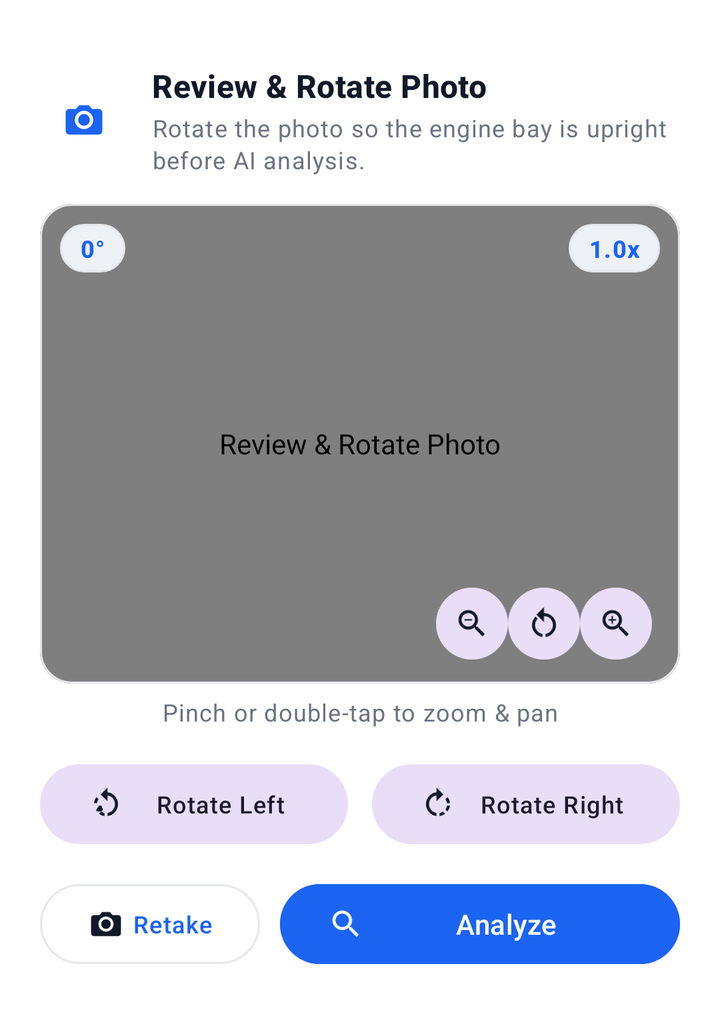
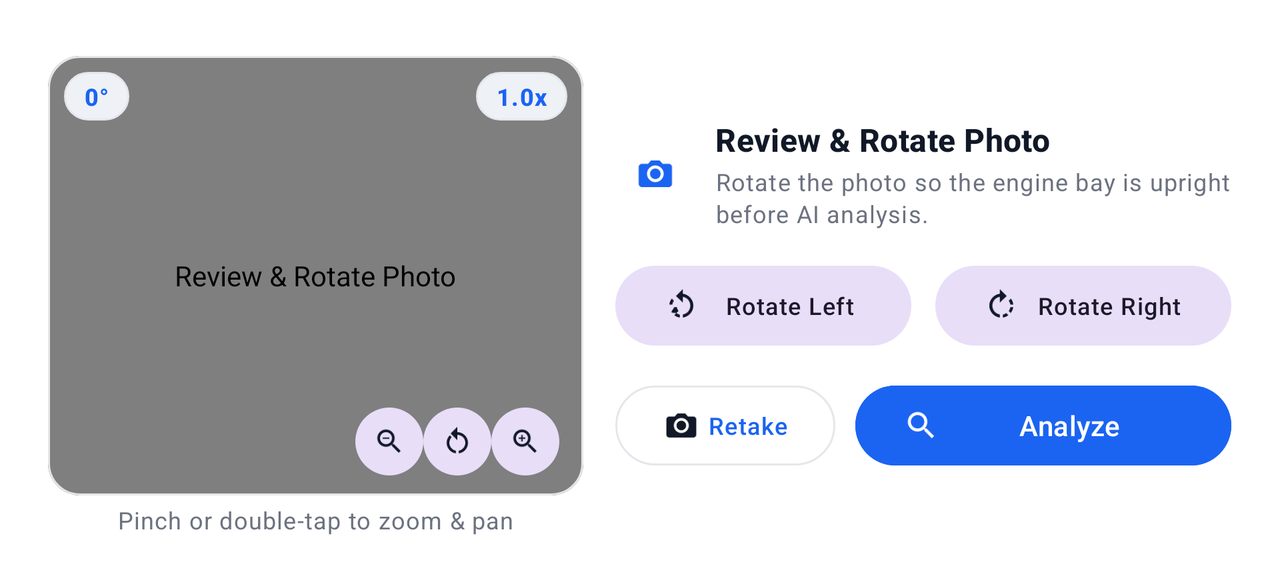

The same Android screen from two of the app's own layout files: first res/layout/ as a phone draws it, then the repository's variant for another configuration, drawn on a device whose configuration selects that folder. Both files follow.
<!-- AndroidManifest.xml: application theme Theme.EngineBay -->
<!-- res/layout/sheet_photo_preview.xml -->
<?xml version="1.0" encoding="utf-8"?>
<androidx.core.widget.NestedScrollView xmlns:android="http://schemas.android.com/apk/res/android"
    xmlns:app="http://schemas.android.com/apk/res-auto"
    android:layout_width="match_parent"
    android:layout_height="wrap_content"
    android:background="?attr/colorSurface">

    <LinearLayout
        android:layout_width="match_parent"
        android:layout_height="wrap_content"
        android:orientation="vertical"
        android:paddingHorizontal="20dp"
        android:paddingTop="12dp"
        android:paddingBottom="28dp">

        
        <View
            android:layout_width="40dp"
            android:layout_height="4dp"
            android:layout_gravity="center_horizontal"
            android:layout_marginBottom="16dp"
            android:background="@drawable/bg_pill_neutral" />

        
        <LinearLayout
            android:layout_width="match_parent"
            android:layout_height="wrap_content"
            android:layout_marginBottom="14dp"
            android:gravity="center_vertical"
            android:orientation="horizontal">

            <FrameLayout
                android:layout_width="44dp"
                android:layout_height="44dp"
                android:layout_marginEnd="12dp"
                android:background="@drawable/bg_circle_neutral">

                <ImageView
                    android:layout_width="22dp"
                    android:layout_height="22dp"
                    android:layout_gravity="center"
                    android:contentDescription="@null"
                    android:src="@drawable/ic_camera"
                    app:tint="?attr/colorPrimary" />
            </FrameLayout>

            <LinearLayout
                android:layout_width="0dp"
                android:layout_height="wrap_content"
                android:layout_weight="1"
                android:orientation="vertical">

                <TextView
                    android:id="@+id/previewTitle"
                    android:layout_width="match_parent"
                    android:layout_height="wrap_content"
                    android:text="@string/photo_preview_title"
                    android:textAppearance="?attr/textAppearanceTitleMedium"
                    android:textColor="?attr/colorOnSurface"
                    android:textStyle="bold" />

                <TextView
                    android:id="@+id/previewSubtitle"
                    android:layout_width="match_parent"
                    android:layout_height="wrap_content"
                    android:layout_marginTop="2dp"
                    android:text="@string/photo_preview_desc"
                    android:textAppearance="?attr/textAppearanceBodySmall"
                    android:textColor="?attr/colorOnSurfaceVariant" />
            </LinearLayout>
        </LinearLayout>

        
        <com.google.android.material.card.MaterialCardView
            android:layout_width="match_parent"
            android:layout_height="wrap_content"
            app:cardBackgroundColor="?attr/colorSurfaceContainerLow"
            app:cardCornerRadius="16dp"
            app:cardElevation="0dp"
            app:strokeColor="?attr/colorOutline"
            app:strokeWidth="1dp">

            <FrameLayout
                android:layout_width="match_parent"
                android:layout_height="wrap_content">

                <com.enginebay.vision.ZoomableImageView
                    android:id="@+id/previewImage"
                    android:layout_width="match_parent"
                    android:layout_height="240dp"
                    android:adjustViewBounds="true"
                    android:contentDescription="@string/photo_preview_title" />

                
                <LinearLayout
                    android:layout_width="match_parent"
                    android:layout_height="wrap_content"
                    android:layout_gravity="top"
                    android:orientation="horizontal"
                    android:padding="10dp">

                    <TextView
                        android:id="@+id/previewAngleBadge"
                        android:layout_width="wrap_content"
                        android:layout_height="wrap_content"
                        android:background="@drawable/bg_badge"
                        android:paddingHorizontal="10dp"
                        android:paddingVertical="4dp"
                        android:text="0°"
                        android:textAppearance="?attr/textAppearanceLabelMedium"
                        android:textColor="@color/accent_blue"
                        android:textStyle="bold" />

                    <View
                        android:layout_width="0dp"
                        android:layout_height="1dp"
                        android:layout_weight="1" />

                    <TextView
                        android:id="@+id/previewZoomBadge"
                        android:layout_width="wrap_content"
                        android:layout_height="wrap_content"
                        android:background="@drawable/bg_badge"
                        android:paddingHorizontal="10dp"
                        android:paddingVertical="4dp"
                        android:text="1.0x"
                        android:textAppearance="?attr/textAppearanceLabelMedium"
                        android:textColor="@color/accent_blue"
                        android:textStyle="bold" />
                </LinearLayout>

                
                <LinearLayout
                    android:id="@+id/zoomControls"
                    android:layout_width="wrap_content"
                    android:layout_height="wrap_content"
                    android:layout_gravity="bottom|end"
                    android:layout_margin="10dp"
                    android:background="@drawable/bg_pill_neutral"
                    android:backgroundTint="?attr/colorSurfaceContainerHigh"
                    android:elevation="3dp"
                    android:gravity="center_vertical"
                    android:orientation="horizontal"
                    android:paddingHorizontal="4dp"
                    android:paddingVertical="2dp">

                    <com.google.android.material.button.MaterialButton
                        android:id="@+id/btnZoomOut"
                        style="@style/Widget.EngineBay.Button.Icon"
                        android:layout_width="36dp"
                        android:layout_height="36dp"
                        android:contentDescription="@string/zoom_out"
                        app:icon="@drawable/ic_zoom_out"
                        app:iconGravity="textStart"
                        app:iconPadding="0dp"
                        app:iconSize="18dp"
                        app:iconTint="?attr/colorOnSurface" />

                    <com.google.android.material.button.MaterialButton
                        android:id="@+id/btnZoomReset"
                        style="@style/Widget.EngineBay.Button.Icon"
                        android:layout_width="36dp"
                        android:layout_height="36dp"
                        android:contentDescription="@string/zoom_reset"
                        app:icon="@drawable/ic_zoom_reset"
                        app:iconGravity="textStart"
                        app:iconPadding="0dp"
                        app:iconSize="18dp"
                        app:iconTint="?attr/colorOnSurface" />

                    <com.google.android.material.button.MaterialButton
                        android:id="@+id/btnZoomIn"
                        style="@style/Widget.EngineBay.Button.Icon"
                        android:layout_width="36dp"
                        android:layout_height="36dp"
                        android:contentDescription="@string/zoom_in"
                        app:icon="@drawable/ic_zoom_in"
                        app:iconGravity="textStart"
                        app:iconPadding="0dp"
                        app:iconSize="18dp"
                        app:iconTint="?attr/colorOnSurface" />
                </LinearLayout>
            </FrameLayout>
        </com.google.android.material.card.MaterialCardView>

        
        <TextView
            android:layout_width="match_parent"
            android:layout_height="wrap_content"
            android:layout_marginTop="6dp"
            android:gravity="center"
            android:text="@string/zoom_hint"
            android:textAppearance="?attr/textAppearanceBodySmall"
            android:textColor="?attr/colorOnSurfaceVariant" />

        
        <LinearLayout
            android:layout_width="match_parent"
            android:layout_height="wrap_content"
            android:layout_marginTop="14dp"
            android:orientation="horizontal">

            <com.google.android.material.button.MaterialButton
                android:id="@+id/btnRotateLeft"
                style="@style/Widget.EngineBay.Button.Tonal"
                android:layout_width="0dp"
                android:layout_height="wrap_content"
                android:layout_marginEnd="6dp"
                android:layout_weight="1"
                android:text="@string/rotate_left"
                android:textAppearance="?attr/textAppearanceLabelMedium"
                app:icon="@drawable/ic_rotate_left"
                app:iconTint="?attr/colorOnSurface" />

            <com.google.android.material.button.MaterialButton
                android:id="@+id/btnRotateRight"
                style="@style/Widget.EngineBay.Button.Tonal"
                android:layout_width="0dp"
                android:layout_height="wrap_content"
                android:layout_marginStart="6dp"
                android:layout_weight="1"
                android:text="@string/rotate_right"
                android:textAppearance="?attr/textAppearanceLabelMedium"
                app:icon="@drawable/ic_rotate_right"
                app:iconTint="?attr/colorOnSurface" />
        </LinearLayout>

        
        <LinearLayout
            android:layout_width="match_parent"
            android:layout_height="wrap_content"
            android:layout_marginTop="12dp"
            android:gravity="center_vertical"
            android:orientation="horizontal">

            <com.google.android.material.button.MaterialButton
                android:id="@+id/btnRetake"
                style="@style/Widget.EngineBay.Button.Outlined"
                android:layout_width="wrap_content"
                android:layout_height="wrap_content"
                android:layout_marginEnd="10dp"
                android:text="@string/retake"
                android:textAppearance="?attr/textAppearanceLabelMedium"
                app:icon="@drawable/ic_camera"
                app:iconTint="?attr/colorOnSurface" />

            <com.google.android.material.button.MaterialButton
                android:id="@+id/btnConfirmAnalyze"
                style="@style/Widget.EngineBay.Button"
                android:layout_width="0dp"
                android:layout_height="wrap_content"
                android:layout_weight="1"
                android:backgroundTint="@color/accent_blue"
                android:text="@string/confirm_analyze"
                android:textAppearance="?attr/textAppearanceLabelLarge"
                android:textColor="#FFFFFF"
                app:icon="@drawable/ic_inspect"
                app:iconTint="#FFFFFF" />
        </LinearLayout>
    </LinearLayout>
</androidx.core.widget.NestedScrollView>
<!-- resources referenced by this layout -->
<resources>
  <color name="accent_blue">#1B64F2</color>
  <!-- drawable bg_badge (drawable) -->
  <?xml version="1.0" encoding="utf-8"?>
  <shape xmlns:android="http://schemas.android.com/apk/res/android"
      android:shape="rectangle">
      <solid android:color="?attr/colorSurfaceContainerHigh" />
      <corners android:radius="14dp" />
      <stroke
          android:width="1dp"
          android:color="?attr/colorOutline" />
  </shape>
  <!-- drawable ic_zoom_out (drawable) -->
  <?xml version="1.0" encoding="utf-8"?>
  <vector xmlns:android="http://schemas.android.com/apk/res/android"
      android:width="20dp"
      android:height="20dp"
      android:viewportWidth="24"
      android:viewportHeight="24">
      <path
          android:fillColor="#FFFFFFFF"
          android:pathData="M15.5,14h-0.79l-0.28,-0.27C15.41,12.59 16,11.11 16,9.5 16,5.91 13.09,3 9.5,3S3,5.91 3,9.5 5.91,16 9.5,16c1.61,0 3.09,-0.59 4.23,-1.57l0.27,0.28v0.79l5,4.99L20.49,19l-4.99,-5zm-6,0C7.01,14 5,11.99 5,9.5S7.01,5 9.5,5 14,7.01 14,9.5 11.99,14 9.5,14zM7,9h5v1H7z" />
  </vector>
  <!-- drawable ic_zoom_reset (drawable) -->
  <?xml version="1.0" encoding="utf-8"?>
  <vector xmlns:android="http://schemas.android.com/apk/res/android"
      android:width="20dp"
      android:height="20dp"
      android:viewportWidth="24"
      android:viewportHeight="24">
      <path
          android:fillColor="#FFFFFFFF"
          android:pathData="M12,5V1L7,6l5,5V7c3.31,0 6,2.69 6,6 0,2.97 -2.17,5.43 -5,5.91v2.02c3.95,-0.49 7,-3.85 7,-7.93 0,-4.42 -3.58,-8 -8,-8zm-6,8c0,-1.65 0.67,-3.15 1.76,-4.24L6.34,7.34C4.9,8.79 4,10.79 4,13c0,4.08 3.05,7.44 7,7.93v-2.02C8.17,18.43 6,15.97 6,13z" />
  </vector>
  <string name="confirm_analyze">Analyze</string>
  <string name="photo_preview_desc">Rotate the photo so the engine bay is upright before AI analysis.</string>
  <string name="photo_preview_title">Review &amp; Rotate Photo</string>
  <string name="retake">Retake</string>
  <string name="rotate_left">Rotate Left</string>
  <string name="rotate_right">Rotate Right</string>
  <string name="zoom_hint">Pinch or double-tap to zoom &amp; pan</string>
  <string name="zoom_in">Zoom In</string>
  <string name="zoom_out">Zoom Out</string>
  <string name="zoom_reset">Reset Zoom</string>
  <style name="Widget.EngineBay.Button" parent="Widget.Material3.Button">
          <item name="cornerRadius">24dp</item>
          <item name="android:minHeight">48dp</item>
          <item name="android:fontFamily">sans-serif-medium</item>
      </style>
  <style name="Widget.EngineBay.Button.Icon" parent="Widget.Material3.Button.IconButton.Filled.Tonal">
          <item name="android:minWidth">36dp</item>
          <item name="android:minHeight">36dp</item>
          <item name="android:insetTop">0dp</item>
          <item name="android:insetBottom">0dp</item>
          <item name="android:insetLeft">0dp</item>
          <item name="android:insetRight">0dp</item>
      </style>
  <style name="Widget.EngineBay.Button.Outlined" parent="Widget.Material3.Button.OutlinedButton">
          <item name="cornerRadius">24dp</item>
          <item name="android:minHeight">48dp</item>
          <item name="strokeWidth">1dp</item>
          <item name="strokeColor">?attr/colorOutline</item>
          <item name="android:fontFamily">sans-serif-medium</item>
      </style>
  <style name="Widget.EngineBay.Button.Tonal" parent="Widget.Material3.Button.TonalButton">
          <item name="cornerRadius">24dp</item>
          <item name="android:minHeight">48dp</item>
          <item name="android:fontFamily">sans-serif-medium</item>
      </style>
  <color name="obsidian_black">#111318</color>
  <color name="canvas_bg_light">#F5F6F9</color>
  <color name="card_surface_light">#FFFFFF</color>
  <color name="pill_neutral_light">#EEF1F6</color>
  <color name="card_stroke_light">#E5E7EB</color>
  <color name="text_primary_light">#111827</color>
  <color name="text_secondary_light">#6B7280</color>
  <!-- some entries are left out for length -->
</resources>
<!-- res/layout-land/sheet_photo_preview.xml (the repository's variant of the layout above) -->
<!-- drawn on the phone turned sideways -->
<?xml version="1.0" encoding="utf-8"?>
<androidx.core.widget.NestedScrollView xmlns:android="http://schemas.android.com/apk/res/android"
    xmlns:app="http://schemas.android.com/apk/res-auto"
    android:layout_width="match_parent"
    android:layout_height="wrap_content"
    android:background="?attr/colorSurface">

    <LinearLayout
        android:layout_width="match_parent"
        android:layout_height="wrap_content"
        android:orientation="vertical"
        android:paddingHorizontal="24dp"
        android:paddingTop="12dp"
        android:paddingBottom="20dp">

        
        <View
            android:layout_width="40dp"
            android:layout_height="4dp"
            android:layout_gravity="center_horizontal"
            android:layout_marginBottom="12dp"
            android:background="@drawable/bg_pill_neutral" />

        
        <LinearLayout
            android:layout_width="match_parent"
            android:layout_height="wrap_content"
            android:gravity="center_vertical"
            android:orientation="horizontal">

            
            <LinearLayout
                android:layout_width="0dp"
                android:layout_height="wrap_content"
                android:layout_marginEnd="16dp"
                android:layout_weight="1"
                android:orientation="vertical">

                <com.google.android.material.card.MaterialCardView
                    android:layout_width="match_parent"
                    android:layout_height="wrap_content"
                    app:cardBackgroundColor="?attr/colorSurfaceContainerLow"
                    app:cardCornerRadius="16dp"
                    app:cardElevation="0dp"
                    app:strokeColor="?attr/colorOutline"
                    app:strokeWidth="1dp">

                    <FrameLayout
                        android:layout_width="match_parent"
                        android:layout_height="wrap_content">

                        <com.enginebay.vision.ZoomableImageView
                            android:id="@+id/previewImage"
                            android:layout_width="match_parent"
                            android:layout_height="220dp"
                            android:adjustViewBounds="true"
                            android:contentDescription="@string/photo_preview_title" />

                        
                        <LinearLayout
                            android:layout_width="match_parent"
                            android:layout_height="wrap_content"
                            android:layout_gravity="top"
                            android:orientation="horizontal"
                            android:padding="8dp">

                            <TextView
                                android:id="@+id/previewAngleBadge"
                                android:layout_width="wrap_content"
                                android:layout_height="wrap_content"
                                android:background="@drawable/bg_badge"
                                android:paddingHorizontal="10dp"
                                android:paddingVertical="4dp"
                                android:text="0°"
                                android:textAppearance="?attr/textAppearanceLabelMedium"
                                android:textColor="@color/accent_blue"
                                android:textStyle="bold" />

                            <View
                                android:layout_width="0dp"
                                android:layout_height="1dp"
                                android:layout_weight="1" />

                            <TextView
                                android:id="@+id/previewZoomBadge"
                                android:layout_width="wrap_content"
                                android:layout_height="wrap_content"
                                android:background="@drawable/bg_badge"
                                android:paddingHorizontal="10dp"
                                android:paddingVertical="4dp"
                                android:text="1.0x"
                                android:textAppearance="?attr/textAppearanceLabelMedium"
                                android:textColor="@color/accent_blue"
                                android:textStyle="bold" />
                        </LinearLayout>

                        
                        <LinearLayout
                            android:id="@+id/zoomControls"
                            android:layout_width="wrap_content"
                            android:layout_height="wrap_content"
                            android:layout_gravity="bottom|end"
                            android:layout_margin="8dp"
                            android:background="@drawable/bg_pill_neutral"
                            android:backgroundTint="?attr/colorSurfaceContainerHigh"
                            android:elevation="3dp"
                            android:gravity="center_vertical"
                            android:orientation="horizontal"
                            android:paddingHorizontal="4dp"
                            android:paddingVertical="2dp">

                            <com.google.android.material.button.MaterialButton
                                android:id="@+id/btnZoomOut"
                                style="@style/Widget.EngineBay.Button.Icon"
                                android:layout_width="34dp"
                                android:layout_height="34dp"
                                android:contentDescription="@string/zoom_out"
                                app:icon="@drawable/ic_zoom_out"
                                app:iconGravity="textStart"
                                app:iconPadding="0dp"
                                app:iconSize="16dp"
                                app:iconTint="?attr/colorOnSurface" />

                            <com.google.android.material.button.MaterialButton
                                android:id="@+id/btnZoomReset"
                                style="@style/Widget.EngineBay.Button.Icon"
                                android:layout_width="34dp"
                                android:layout_height="34dp"
                                android:contentDescription="@string/zoom_reset"
                                app:icon="@drawable/ic_zoom_reset"
                                app:iconGravity="textStart"
                                app:iconPadding="0dp"
                                app:iconSize="16dp"
                                app:iconTint="?attr/colorOnSurface" />

                            <com.google.android.material.button.MaterialButton
                                android:id="@+id/btnZoomIn"
                                style="@style/Widget.EngineBay.Button.Icon"
                                android:layout_width="34dp"
                                android:layout_height="34dp"
                                android:contentDescription="@string/zoom_in"
                                app:icon="@drawable/ic_zoom_in"
                                app:iconGravity="textStart"
                                app:iconPadding="0dp"
                                app:iconSize="16dp"
                                app:iconTint="?attr/colorOnSurface" />
                        </LinearLayout>
                    </FrameLayout>
                </com.google.android.material.card.MaterialCardView>

                
                <TextView
                    android:layout_width="match_parent"
                    android:layout_height="wrap_content"
                    android:layout_marginTop="4dp"
                    android:gravity="center"
                    android:text="@string/zoom_hint"
                    android:textAppearance="?attr/textAppearanceBodySmall"
                    android:textColor="?attr/colorOnSurfaceVariant" />
            </LinearLayout>

            
            <LinearLayout
                android:layout_width="0dp"
                android:layout_height="wrap_content"
                android:layout_weight="1.15"
                android:orientation="vertical">

                
                <LinearLayout
                    android:layout_width="match_parent"
                    android:layout_height="wrap_content"
                    android:layout_marginBottom="14dp"
                    android:gravity="center_vertical"
                    android:orientation="horizontal">

                    <FrameLayout
                        android:layout_width="40dp"
                        android:layout_height="40dp"
                        android:layout_marginEnd="10dp"
                        android:background="@drawable/bg_circle_neutral">

                        <ImageView
                            android:layout_width="20dp"
                            android:layout_height="20dp"
                            android:layout_gravity="center"
                            android:contentDescription="@null"
                            android:src="@drawable/ic_camera"
                            app:tint="?attr/colorPrimary" />
                    </FrameLayout>

                    <LinearLayout
                        android:layout_width="0dp"
                        android:layout_height="wrap_content"
                        android:layout_weight="1"
                        android:orientation="vertical">

                        <TextView
                            android:id="@+id/previewTitle"
                            android:layout_width="match_parent"
                            android:layout_height="wrap_content"
                            android:text="@string/photo_preview_title"
                            android:textAppearance="?attr/textAppearanceTitleMedium"
                            android:textColor="?attr/colorOnSurface"
                            android:textStyle="bold" />

                        <TextView
                            android:id="@+id/previewSubtitle"
                            android:layout_width="match_parent"
                            android:layout_height="wrap_content"
                            android:layout_marginTop="2dp"
                            android:text="@string/photo_preview_desc"
                            android:textAppearance="?attr/textAppearanceBodySmall"
                            android:textColor="?attr/colorOnSurfaceVariant" />
                    </LinearLayout>
                </LinearLayout>

                
                <LinearLayout
                    android:layout_width="match_parent"
                    android:layout_height="wrap_content"
                    android:orientation="horizontal">

                    <com.google.android.material.button.MaterialButton
                        android:id="@+id/btnRotateLeft"
                        style="@style/Widget.EngineBay.Button.Tonal"
                        android:layout_width="0dp"
                        android:layout_height="wrap_content"
                        android:layout_marginEnd="6dp"
                        android:layout_weight="1"
                        android:text="@string/rotate_left"
                        android:textAppearance="?attr/textAppearanceLabelMedium"
                        app:icon="@drawable/ic_rotate_left"
                        app:iconTint="?attr/colorOnSurface" />

                    <com.google.android.material.button.MaterialButton
                        android:id="@+id/btnRotateRight"
                        style="@style/Widget.EngineBay.Button.Tonal"
                        android:layout_width="0dp"
                        android:layout_height="wrap_content"
                        android:layout_marginStart="6dp"
                        android:layout_weight="1"
                        android:text="@string/rotate_right"
                        android:textAppearance="?attr/textAppearanceLabelMedium"
                        app:icon="@drawable/ic_rotate_right"
                        app:iconTint="?attr/colorOnSurface" />
                </LinearLayout>

                
                <LinearLayout
                    android:layout_width="match_parent"
                    android:layout_height="wrap_content"
                    android:layout_marginTop="12dp"
                    android:gravity="center_vertical"
                    android:orientation="horizontal">

                    <com.google.android.material.button.MaterialButton
                        android:id="@+id/btnRetake"
                        style="@style/Widget.EngineBay.Button.Outlined"
                        android:layout_width="wrap_content"
                        android:layout_height="wrap_content"
                        android:layout_marginEnd="10dp"
                        android:text="@string/retake"
                        android:textAppearance="?attr/textAppearanceLabelMedium"
                        app:icon="@drawable/ic_camera"
                        app:iconTint="?attr/colorOnSurface" />

                    <com.google.android.material.button.MaterialButton
                        android:id="@+id/btnConfirmAnalyze"
                        style="@style/Widget.EngineBay.Button"
                        android:layout_width="0dp"
                        android:layout_height="wrap_content"
                        android:layout_weight="1"
                        android:backgroundTint="@color/accent_blue"
                        android:text="@string/confirm_analyze"
                        android:textAppearance="?attr/textAppearanceLabelLarge"
                        android:textColor="#FFFFFF"
                        app:icon="@drawable/ic_inspect"
                        app:iconTint="#FFFFFF" />
                </LinearLayout>
            </LinearLayout>
        </LinearLayout>
    </LinearLayout>
</androidx.core.widget.NestedScrollView>
